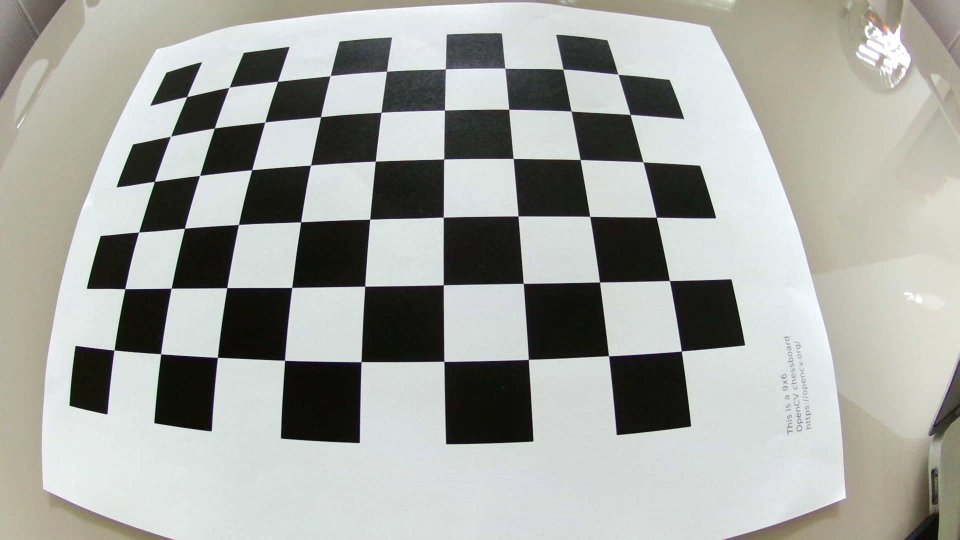
#> input picture OldContent/Test/cImages/opencv_frame_0.jpg, 1920 x 1080 px (shown at 1/2 size)
$ python -i image_moduleTest.py   (imports and definitions only)   (older library calls are emulated)
#> lines starting #> are read from the running program, lines starting #| are printed output that depends on the picture; after the words box and inside, x2 and y2 are one past the last pixel; in counts of white or black regions, pixels touching at a corner belong together
import sys
# adding folder to the system path
#sys.path.insert(0, '../Test')
sys.path.insert(0, 'C:/Users/rsl/Desktop/rotrics-rsl/Test')


import numpy as np
import os
import glob
import cv2
#from google.cloud import vision
import io
from statistics import mean
from scipy.optimize import fsolve
import math


#Initializes constants used in module
def InitializeConstants():
    global K,D, FISHEYE_K1,FISHEYE_K2,FISHEYE_K3,FISHEYE_K4,FISHEYE_FX,FISHEYE_FY,FISHEYE_CX,FISHEYE_CY;
    global MAP_1,MAP_2, CAMERA_SMALL_MATRIX, DIST_COEFF_SMALL, SIMPLE_FAST_COLOR, COMPLEX_FAST_COLOR, SIMPLE_SLOW_COLOR
    global COMPLEX_SLOW_COLOR, Z_DISTANCE_TABLE_CAMERA, BIG_CAMERA, SMALL_CAMERA

    #1920*1080 camera:
    #Import Undistortion constants

    K = np.load("C:/Users/rsl/Desktop/rotrics-rsl/Test/cImages/K.npy", mmap_mode=None, allow_pickle=False, fix_imports=True, encoding='ASCII')
#> (reads OldContent/Test/cImages/K.npy from the repository)
    D = np.load("C:/Users/rsl/Desktop/rotrics-rsl/Test/cImages/D.npy", mmap_mode=None, allow_pickle=False, fix_imports=True, encoding='ASCII')
#> (reads OldContent/Test/cImages/D.npy from the repository)
#> further down, picture is the input picture: shape (1080, 1920, 3); mean B, G, R 161, 166.2, 164.4


    FISHEYE_K1 = D[0][0];
    FISHEYE_K2 = D[1][0];
    FISHEYE_K3 = D[2][0];
    FISHEYE_K4 = D[3][0];
    FISHEYE_FX = K[0][0]
    FISHEYE_FY = K[1][1]
    FISHEYE_CX = K[0][2]
    FISHEYE_CY = K[1][2]

    MAP_1, MAP_2 = cv2.fisheye.initUndistortRectifyMap(K, D, np.eye(3), K, (1920,1080), cv2.CV_16SC2)


    # 640*480 Small Camera:
    CAMERA_SMALL_MATRIX = np.array([
                            [ 7.9641507015667764e+02, 0., 3.1577913194699374e+02],
                            [0.,7.9661307355876215e+02, 2.1453452136833957e+02],
                            [0., 0., 1. ]
                            ])

    DIST_COEFF_SMALL = np.array([
                        [ -1.1949335317713690e+00,
                        1.8078010700662486e+00,
                        4.9410258870084744e-03,
                        2.8036176641915598e-03,
                        -2.0575845684235938e+00]
                        ])


    #Constants Used:
    SIMPLE_FAST_COLOR  = 0;
    COMPLEX_FAST_COLOR = 1;
    SIMPLE_SLOW_COLOR  = 2;
    COMPLEX_SLOW_COLOR = 3;
    BIG_CAMERA = 0;#1920 by 1080 pixels
    SMALL_CAMERA = 1;#640 by 480 pixels

    Z_DISTANCE_TABLE_CAMERA = 78;
InitializeConstants();

#Equations used to calculate real world coordinates based on fisheye distortion:
# [44 lines left out: functions FisheyeEquations, RealWorldCoordinates, not called in this run]

def CorrectHSV(hsvArray):
    #Returns tuple : (H,S,V) in correct format: 0-360degrees, 0-100%, 0-100%
    return round(hsvArray[0]*2.0), round(100.0*hsvArray[1]/255.0,1), round(100.0*hsvArray[2]/255.0,1)
# [98 lines left out: functions ColorRecog, MeanHSV, HSV2_BGR, CropImg, CropImgInner, not called in this run]


class Camera_Object():#Initialize Camera-> Get undistorted/distorted Images in BGR Format
    numberCameras = 0 #Number of connected cameras
    camera = None;
    dimensions = None;
    # [40 lines left out: functions __init__, Scan, InitializeCamera, Undistort, GetImageBGR, not called in this run]
class Google_Data():
    # [4 lines left out: function __init__, not called in this run]
class Google_Word(Google_Data):
    #Includes Google_Data properties -> Center Location, rectangular vertices, confidence
    def __init__(self):
        self.wordText = "";#Word that Google is reading
class Google_Real_Object(Google_Data):
    #Includes Google_Data properties -> Center Location, rectangular vertices, confidence

    def __init__(self):
        self.objectDescription = None;#Description of what google Cloud thinks object is
        self.color = None;


class OpenCV_Contour_Data():
    def __init__(self):
        self.contourOpenCV = None; #open cv contour
        self.centerLocation = None; #Center Location in Pixels -> [x,y]
        self.width, self.height, self.area = None, None, None; #Details of box that encloses object
        self.vertices = [];
        self.color = [];
        self.shape = None;
        self.number = None;


        self.colorName = None;
        self.insideObjects = [];#Open_CV_Analysis Objects from running a crop of contour image
        self.centerRealWorld = None;#This will not change unless you change it yourself
        self.cropImgGray = None
        self.pixelsInCropImg = None;
        self.cropImgBGR = None;


class Open_CV_Parameters():
    def __init__(self):
        self.colorRecogType = SIMPLE_FAST_COLOR;
        self.whiteBackground = True;

        #Thresh Image Parameters:
        self.kSize,self.sigmaX, self.threshType  = (5,5), 0, cv2.THRESH_BINARY | cv2.THRESH_OTSU

        #Finding Contour Parameters:
        self.cMode, self.cMethod = cv2.RETR_TREE, cv2.CHAIN_APPROX_SIMPLE

        #Drawing Contour Parameters:
        self.contourColor,self.centerColor = (0,255,0), (0,0,255) #default green, red

        #What Functions to Run:
        self.runThreshImg = True;
        self.runGetContour = True;
        self.runDrawContour = True;
        self.runFindColorContour = True;


default_parameters = Open_CV_Parameters()

class Open_CV_Analysis():#Call this to get opencv data for contours in undistorted image
    def __init__(self, imageBGR, analysis_parameters: Open_CV_Parameters =  default_parameters):

        #Initialize contour object lists:
        self.contour_objects= []

        #Store images in different formats &store parameters for analysis:
        self.imageBGR= imageBGR;
        self.imageHSV = cv2.cvtColor(self.imageBGR, cv2.COLOR_BGR2HSV)
#> self.imageHSV: shape (1080, 1920, 3); mean H, S, V 62.6, 26.7, 168.3
        self.colorRecogType = analysis_parameters.colorRecogType;
        self.whiteBackground = analysis_parameters.whiteBackground;
        self.param = analysis_parameters;

        #Threshold Image:
        if (self.param.runThreshImg): self.thresholdBGR, self.thresholdGray = self.GetThresholdImage()

        #Get appropiate Contours and their information
        if (self.param.runGetContour): self.GetContour()

        #Create an image with contours and their centers
        if (self.param.runDrawContour): self.DrawContours()

        #Find color for all contours:
        if (self.param.runFindColorContour): self.ColorContour()

    def GetThresholdImage(self):
        #Necessary Input: undistorted image in BGR Format
        #Other Optional Inputs: parameters to change thresholding
        #Outputs: thresholded image in BGR, thresholded image in gray

        #Parameters for Threshing:
        kSize, sigmaX, threshType = self.param.kSize, self.param.sigmaX, self.param.threshType

        #Threshold Images:
        grayImg = cv2.cvtColor(self.imageBGR, cv2.COLOR_BGR2GRAY)
        blurredImg = cv2.GaussianBlur(grayImg, kSize,sigmaX)
        threshImageGray = cv2.threshold(blurredImg, 0, 255, threshType)[1]
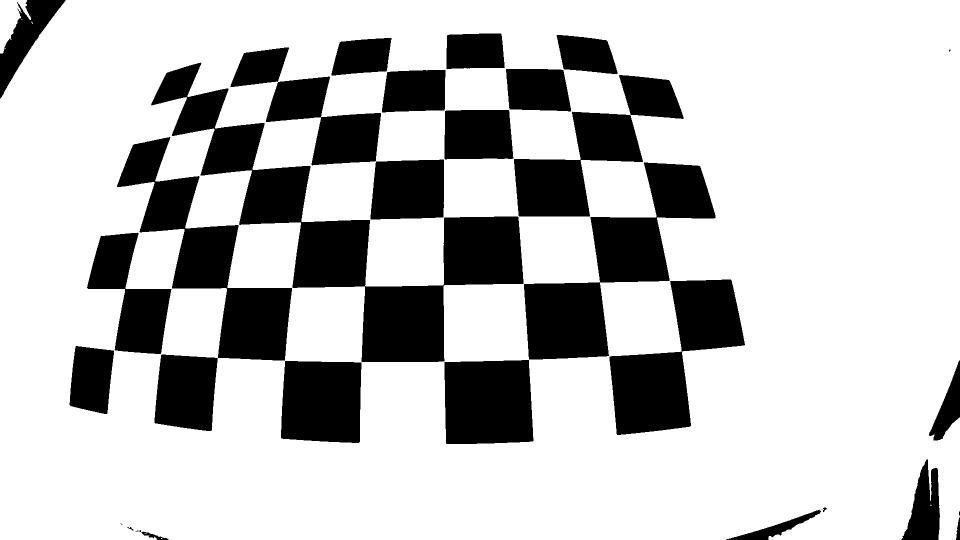
#> threshImageGray: shape (1080, 1920) (shown at 1/2 size); 76.2% white; 31 black regions (6 under 20 px), largest, box (x1, y1, x2, y2) and area: (302, 125, 1047, 724) 97203, (234, 274, 584, 862) 63896, (1048, 325, 1431, 719) 53415

        #Opencv needs black background and white objects, so invert image if needed
        if(self.whiteBackground): threshImageGray = cv2.bitwise_not(threshImageGray)

        threshImageBGR = cv2.cvtColor(threshImageGray,cv2.COLOR_GRAY2BGR)
#> threshImageBGR: shape (1080, 1920, 3); 23.8% white; 31 white regions (6 under 20 px)
        return threshImageBGR, threshImageGray;

    def GetContour(self):
        #Stores all relevant contours and their properties in contour_objects list

        #Parameters for Threshing:
        cMode, cMethod = self.param.cMode, self.param.cMethod

        #Find Contours:
        contours,_ = cv2.findContours(image=self.thresholdGray, mode=cMode, method=cMethod)
#> contours = 38 contours, 14 with area under 20; largest, box (x1, y1, x2, y2) and area: (302, 125, 1047, 724) 95612, (234, 274, 584, 862) 62790, (1048, 325, 1431, 719) 52628, (1219, 559, 1490, 870) 39454, (1028, 150, 1367, 433) 34510

        #Get pixel dimensions
        dimensions = self.imageBGR.shape
#> dimensions = (1080, 1920, 3)

        contourNum =0;
        for contourOpenCV in contours:

            #Get Width, Height, Area of each contour
            x,y,width, height = cv2.boundingRect(contourOpenCV)
            area= width*height*1.0;
            contourPercentage = 100.0*(area)/(dimensions[0]*dimensions[1]*1.0)

            #Ignore huge or very small contours
            if(0.3<=contourPercentage<=95):
                #Create contour Object:
                contour_data = OpenCV_Contour_Data()
                self.contour_objects.append(contour_data)
                contour_data.contourOpenCV= contourOpenCV

                #Insert width, height, area, number data
                contour_data.width, contour_data.height= width, height
                contour_data.area = area
                contour_data.number=contourNum

                #Find Center of Contour
                M = cv2.moments(contourOpenCV)
                if M["m00"] != 0:#Found Center, don't divide by 0
                    contour_data.centerLocation = [int(M["m10"] / M["m00"]), int(M["m01"] / M["m00"])]

                #Find Shape of Contour
                self.ShapeContour(contour_data)

                contourNum +=1;
#> this loop made 38 passes
#> (x, y, width, height, area, contourPercentage, contour_data.width, contour_data.height) on passes 10, 14, 16, 17, 18, 19, 23, 25, 27, 28, 32, 33: (1452, 1019, 190, 61, 11590, 0.559, 190, 61), (1803, 918, 77, 162, 12474, 0.602, 77, 162), (562, 722, 161, 164, 26404, 1.27, 161, 164), (1858, 721, 62, 160, 9920, 0.478, 62, 160), (889, 720, 178, 168, 29904, 1.44, 178, 168), (139, 692, 89, 136, 12104, 0.584, 89, 136), (741, 319, 147, 120, 17640, 0.851, 147, 120), (889, 220, 138, 99, 13662, 0.659, 138, 99), (764, 140, 127, 85, 10795, 0.521, 127, 85), (1012, 138, 130, 85, 11050, 0.533, 130, 85), (663, 76, 120, 75, 9000, 0.434, 120, 75), (1113, 70, 122, 78, 9516, 0.459, 122, 78)
#> (x, y, width, height, area, contourPercentage, contour_data.width, contour_data.height) on passes 20, 21, 22, 24, 26, 29: (1219, 559, 271, 311, 84281, 4.06, 271, 311), (174, 465, 169, 243, 41067, 1.98, 169, 243), (1048, 325, 383, 394, 150902, 7.28, 383, 394), (234, 274, 350, 588, 205800, 9.92, 350, 588), (1028, 150, 339, 283, 95937, 4.63, 339, 283), (302, 125, 745, 599, 446255, 21.52, 745, 599)
#> after the loop, contourNum = 21; self.contour_objects = 21 items

    def DrawContours(self):

        #Parameters for Threshing:
        contourColor, centerColor = self.param.contourColor, self.param.centerColor

        #Creates an image with all contours and their centers drawn
        self.contourImageBGR = self.imageBGR.copy()

        #Draw Contours:
        allContours = [contourObject.contourOpenCV for contourObject in self.contour_objects]
#> allContours = 21 contours; largest, box (x1, y1, x2, y2) and area: (302, 125, 1047, 724) 95612, (234, 274, 584, 862) 62790, (1048, 325, 1431, 719) 52628, (1219, 559, 1490, 870) 39454, (1028, 150, 1367, 433) 34510
        cv2.drawContours(self.contourImageBGR,allContours , -1, contourColor, 2)
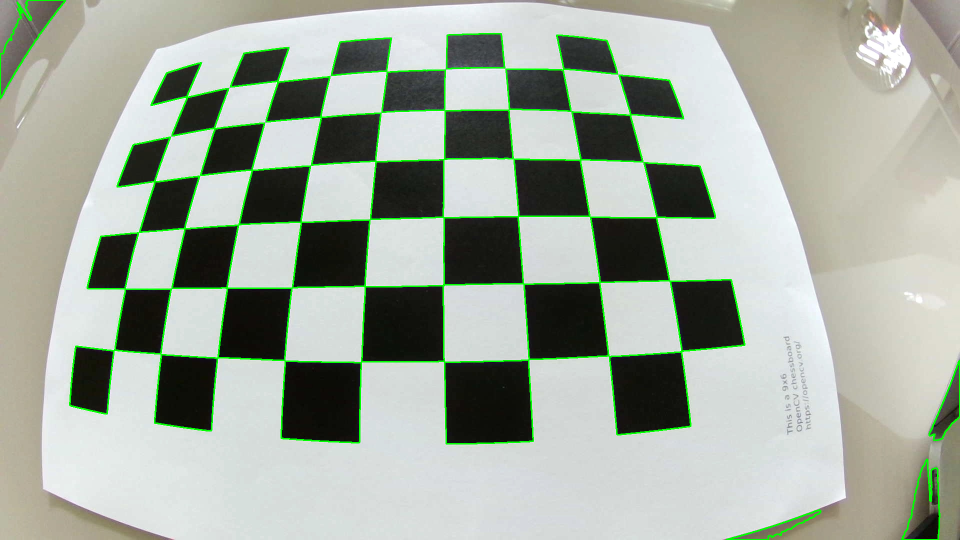
#> self.contourImageBGR: shape (1080, 1920, 3) (shown at 1/2 size); 2.73% of pixels changed, all inside (x1, y1, x2, y2) = (0, 0, 1920, 1080)

        #Draw center for each contour on the image
        for contourObject in self.contour_objects:
            centerX = contourObject.centerLocation[0]
            centerY = contourObject.centerLocation[1]
            cv2.circle(self.contourImageBGR, contourObject.centerLocation, 7, centerColor, -1)
            cv2.putText(self.contourImageBGR, "Center_"+str(contourObject.number), (centerX - 20, centerY - 20),
            cv2.FONT_HERSHEY_SIMPLEX, 0.5, centerColor, 2)
#> this loop made 21 passes
#> (centerX, centerY) on passes 1 to 12: (1551, 1057), (1849, 1017), (643, 802), (1896, 816), (975, 804), (182, 757), (1348, 718), (260, 592), (1224, 534), (816, 379), (408, 589), (955, 269)
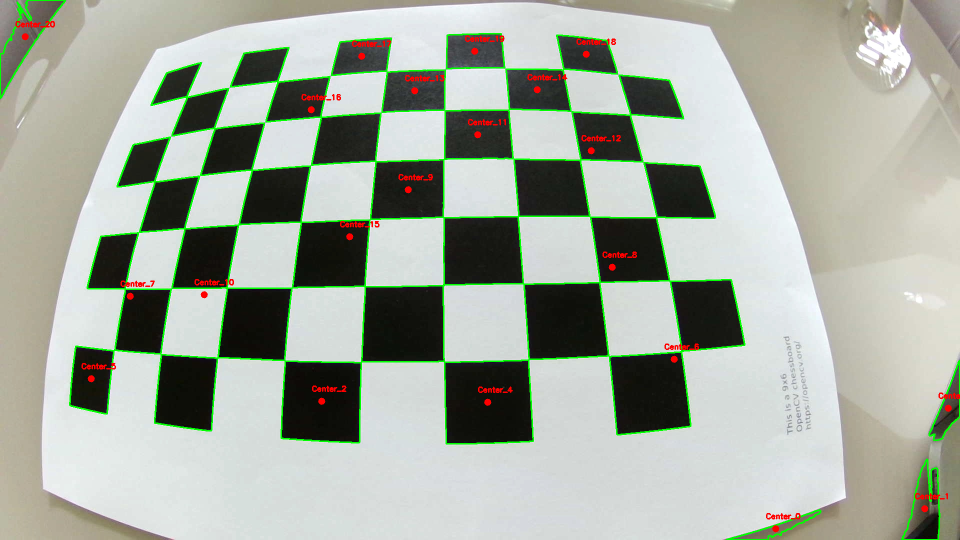
#> self.contourImageBGR: shape (1080, 1920, 3) (shown at 1/2 size); 0.63% of pixels changed, all inside (x1, y1, x2, y2) = (31, 42, 1920, 1065)

    def ShapeContour(self, contour_data):
        #Input: single contour object
        #Fill shape property in contour object

        def shapeFromVertices(vertices, contour_data):
            numVertices = len(vertices);
            if(numVertices==3):
                contour_data.shape = "TRIANGLE"
            elif(numVertices==4):
                contour_data.shape = "RECTANGLE"
            else:
                contour_data.shape =str(numVertices)+" EDGES"

        perimeter = cv2.arcLength(contour_data.contourOpenCV, True)
        vertices = cv2.approxPolyDP(contour_data.contourOpenCV, 0.04 * perimeter, True);
        contour_data.vertices = vertices;
        shapeFromVertices(vertices, contour_data)

    # [24 lines left out: function PixelsInContour, not called in this run]


        # [11 lines of commented-out code are left out]

    def ColorContour(self):
        #Finds color for each contour depending on the color recognition algo
        if(self.colorRecogType==SIMPLE_SLOW_COLOR):#Get mean HSV from all pixels in contour
            self.PixelsInContour()
            for contourObject in self.contour_objects:
                contourObject.color, contourObject.colorName= MeanHSV(contourObject.pixelsInCropImg[0],contourObject.pixelsInCropImg[1], contourObject.cropImgHSV)
        else:
            return 0;

    def FindCropImgBGR(self):
        for contour_obj in self.contour_objects:
            contour_obj.cropImgBGR = CropImg(contour_obj.vertices,self.imageBGR);


# [50 lines of commented-out code are left out]

>>> import cv2
>>> picture = cv2.imread('cImages/opencv_frame_0.jpg')
>>> result = Open_CV_Analysis(picture).GetThresholdImage()
